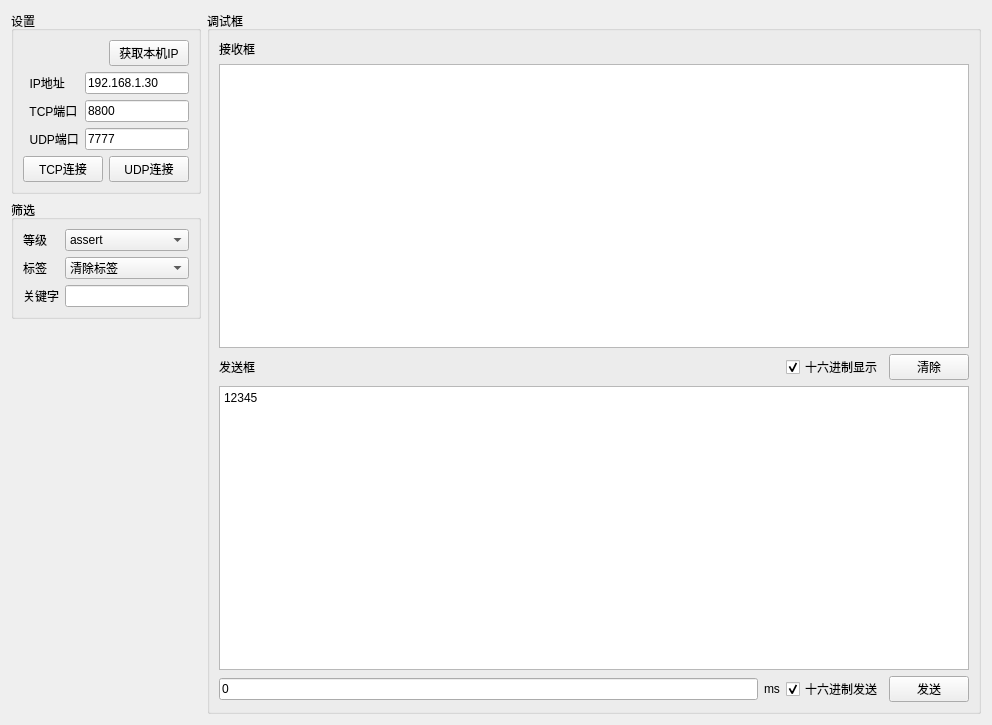
<?xml version="1.0" encoding="UTF-8"?>
<ui version="4.0">
 <class>ORIR_LogAnalysis_Page</class>
 <widget class="QWidget" name="ORIR_LogAnalysis_Page">
  <property name="geometry">
   <rect>
    <x>0</x>
    <y>0</y>
    <width>992</width>
    <height>725</height>
   </rect>
  </property>
  <property name="windowTitle">
   <string>Form</string>
  </property>
  <layout class="QGridLayout" name="gridLayout_3" columnstretch="1,10">
   <item row="0" column="0">
    <layout class="QVBoxLayout" name="verticalLayout">
     <item>
      <widget class="QGroupBox" name="groupBox">
       <property name="title">
        <string>设置</string>
       </property>
       <layout class="QGridLayout" name="gridLayout_2">
        <item row="0" column="0">
         <spacer name="horizontalSpacer">
          <property name="orientation">
           <enum>Qt::Horizontal</enum>
          </property>
          <property name="sizeHint" stdset="0">
           <size>
            <width>74</width>
            <height>20</height>
           </size>
          </property>
         </spacer>
        </item>
        <item row="0" column="1">
         <widget class="QPushButton" name="get_local_ip_btn">
          <property name="text">
           <string>获取本机IP</string>
          </property>
         </widget>
        </item>
        <item row="1" column="0" colspan="2">
         <layout class="QGridLayout" name="gridLayout">
          <item row="0" column="1">
           <widget class="QLineEdit" name="ip_addr_le">
            <property name="text">
             <string>192.168.1.30</string>
            </property>
           </widget>
          </item>
          <item row="2" column="0">
           <widget class="QLabel" name="label_6">
            <property name="text">
             <string>  UDP端口</string>
            </property>
           </widget>
          </item>
          <item row="1" column="1">
           <widget class="QLineEdit" name="tcp_port_le">
            <property name="text">
             <string>8800</string>
            </property>
           </widget>
          </item>
          <item row="0" column="0">
           <widget class="QLabel" name="label_4">
            <property name="text">
             <string>  IP地址</string>
            </property>
           </widget>
          </item>
          <item row="1" column="0">
           <widget class="QLabel" name="label_5">
            <property name="text">
             <string>  TCP端口</string>
            </property>
           </widget>
          </item>
          <item row="2" column="1">
           <widget class="QLineEdit" name="udp_port_le">
            <property name="text">
             <string>7777</string>
            </property>
           </widget>
          </item>
         </layout>
        </item>
        <item row="2" column="0" colspan="2">
         <layout class="QHBoxLayout" name="horizontalLayout_2">
          <item>
           <widget class="QPushButton" name="tcp_connect_btn">
            <property name="text">
             <string>TCP连接</string>
            </property>
           </widget>
          </item>
          <item>
           <widget class="QPushButton" name="udp_connect_btn">
            <property name="text">
             <string>UDP连接</string>
            </property>
           </widget>
          </item>
         </layout>
        </item>
       </layout>
      </widget>
     </item>
     <item>
      <widget class="QGroupBox" name="groupBox_3">
       <property name="title">
        <string>筛选</string>
       </property>
       <layout class="QGridLayout" name="gridLayout_5">
        <item row="0" column="0">
         <layout class="QGridLayout" name="gridLayout_4">
          <item row="0" column="0">
           <widget class="QLabel" name="label">
            <property name="text">
             <string>等级</string>
            </property>
           </widget>
          </item>
          <item row="0" column="1">
           <widget class="QComboBox" name="level_cbb">
            <item>
             <property name="text">
              <string>assert</string>
             </property>
            </item>
            <item>
             <property name="text">
              <string>error</string>
             </property>
            </item>
            <item>
             <property name="text">
              <string>warning</string>
             </property>
            </item>
            <item>
             <property name="text">
              <string>info</string>
             </property>
            </item>
            <item>
             <property name="text">
              <string>debug</string>
             </property>
            </item>
            <item>
             <property name="text">
              <string>alloff</string>
             </property>
            </item>
            <item>
             <property name="text">
              <string>allon</string>
             </property>
            </item>
           </widget>
          </item>
          <item row="1" column="0">
           <widget class="QLabel" name="label_16">
            <property name="text">
             <string>标签</string>
            </property>
           </widget>
          </item>
          <item row="1" column="1">
           <widget class="QComboBox" name="tag_cbb">
            <item>
             <property name="text">
              <string>清除标签</string>
             </property>
            </item>
            <item>
             <property name="text">
              <string>main</string>
             </property>
            </item>
           </widget>
          </item>
          <item row="2" column="0">
           <widget class="QLabel" name="label_17">
            <property name="text">
             <string>关键字</string>
            </property>
           </widget>
          </item>
          <item row="2" column="1">
           <widget class="QLineEdit" name="keyword_le"/>
          </item>
         </layout>
        </item>
       </layout>
      </widget>
     </item>
    </layout>
   </item>
   <item row="0" column="1" rowspan="2">
    <widget class="QGroupBox" name="groupBox_11">
     <property name="title">
      <string>调试框</string>
     </property>
     <layout class="QGridLayout" name="gridLayout_6">
      <item row="0" column="0">
       <widget class="QLabel" name="label_14">
        <property name="text">
         <string>接收框</string>
        </property>
       </widget>
      </item>
      <item row="2" column="0">
       <widget class="QLabel" name="label_13">
        <property name="text">
         <string>发送框</string>
        </property>
       </widget>
      </item>
      <item row="2" column="2">
       <widget class="QCheckBox" name="is_show_as_hex_cb">
        <property name="text">
         <string>十六进制显示</string>
        </property>
        <property name="checked">
         <bool>true</bool>
        </property>
       </widget>
      </item>
      <item row="2" column="3">
       <widget class="QPushButton" name="clear_runinfo_btn">
        <property name="text">
         <string>清除</string>
        </property>
       </widget>
      </item>
      <item row="3" column="0" colspan="4">
       <widget class="QTextEdit" name="send_debug_msg_te">
        <property name="html">
         <string>&lt;!DOCTYPE HTML PUBLIC &quot;-//W3C//DTD HTML 4.0//EN&quot; &quot;http://www.w3.org/TR/REC-html40/strict.dtd&quot;&gt;
&lt;html&gt;&lt;head&gt;&lt;meta name=&quot;qrichtext&quot; content=&quot;1&quot; /&gt;&lt;style type=&quot;text/css&quot;&gt;
p, li { white-space: pre-wrap; }
&lt;/style&gt;&lt;/head&gt;&lt;body style=&quot; font-family:'SimSun'; font-size:9pt; font-weight:400; font-style:normal;&quot;&gt;
&lt;p style=&quot; margin-top:0px; margin-bottom:0px; margin-left:0px; margin-right:0px; -qt-block-indent:0; text-indent:0px;&quot;&gt;12345&lt;/p&gt;&lt;/body&gt;&lt;/html&gt;</string>
        </property>
       </widget>
      </item>
      <item row="4" column="0">
       <widget class="QLineEdit" name="cycle_send_period_ms_le">
        <property name="text">
         <string>0</string>
        </property>
       </widget>
      </item>
      <item row="4" column="1">
       <widget class="QLabel" name="label_15">
        <property name="text">
         <string>ms</string>
        </property>
       </widget>
      </item>
      <item row="4" column="2">
       <widget class="QCheckBox" name="send_hex_data_cb">
        <property name="text">
         <string>十六进制发送</string>
        </property>
        <property name="checked">
         <bool>true</bool>
        </property>
       </widget>
      </item>
      <item row="4" column="3">
       <widget class="QPushButton" name="send_debug_msg_btn">
        <property name="text">
         <string>发送</string>
        </property>
       </widget>
      </item>
      <item row="1" column="0" colspan="4">
       <widget class="QTextEdit" name="runinfo_te"/>
      </item>
     </layout>
    </widget>
   </item>
   <item row="1" column="0">
    <spacer name="verticalSpacer">
     <property name="orientation">
      <enum>Qt::Vertical</enum>
     </property>
     <property name="sizeHint" stdset="0">
      <size>
       <width>20</width>
       <height>418</height>
      </size>
     </property>
    </spacer>
   </item>
  </layout>
  <zorder>groupBox_11</zorder>
  <zorder></zorder>
  <zorder>verticalSpacer</zorder>
 </widget>
 <resources/>
 <connections/>
</ui>
